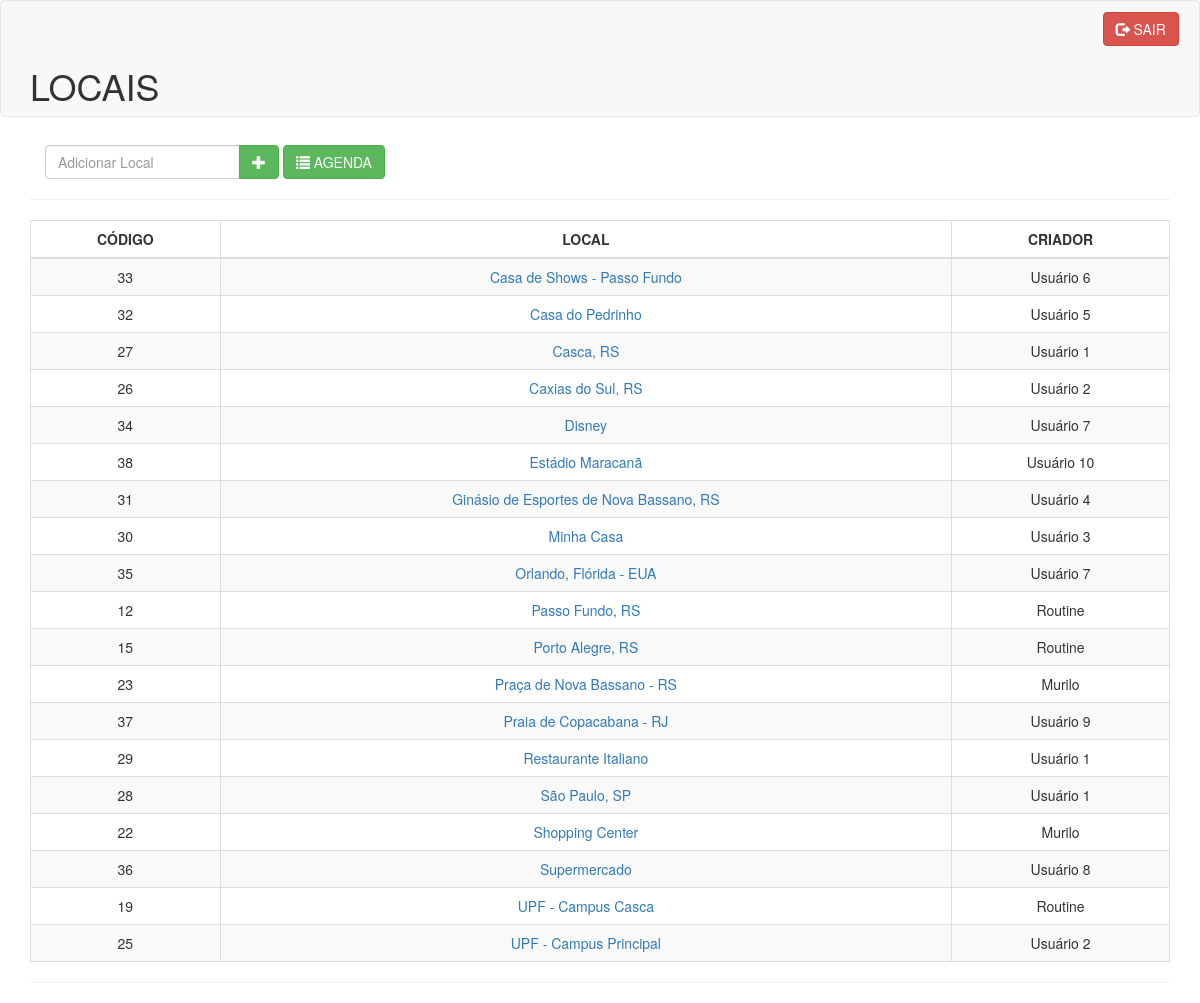
Screenshot of /locais.php (signed in) with the database file from the repository.
### tables this page shows
CREATE TABLE `locais` (
  `codigoLocal` int(11) NOT NULL,
  `descricaoLocal` varchar(50) NOT NULL,
  `codigoUsuario` int(11) NOT NULL
);

CREATE TABLE `usuarios` (
  `codigoUsuario` int(11) NOT NULL,
  `nome` varchar(50) NOT NULL,
  `email` varchar(50) NOT NULL,
  `senha` varchar(255) NOT NULL
);

### Classes/DAOlocais.php (called while the page is built, shortened)
<?php
class DAOlocais extends DAO {
    function listAll() {
        $sql = parent::$db->prepare("Select * from locais Order by descricaoLocal;");
        $sql->execute();
        return $sql->fetchAll();
    }
}

### Classes/DAOusuarios.php (called while the page is built, shortened)
<?php
class DAOusuarios extends DAO {
    function listByCod($cod) {
        $sql = DAO::$db->prepare("Select * from usuarios where codigoUsuario = :cod;");
        $sql->execute(array(':cod' => $cod));
        return $sql->fetch();
    }
}

### locais.php (the view, shortened to what this page needs)
<?php
require_once './Classes/DAOlocais.php';
require_once './Classes/DAOusuarios.php';
$p = new DAOlocais();
$u = new DAOusuarios();
$local = $p->listAll();
$erro = 0;
?>
<!DOCTYPE html>
<html lang="pt-BR">
    <head>
        <link href="css/bootstrap.min.css" rel="stylesheet">
    </head>
    <body>
        <div class="navbar navbar-default">
            <div class="container">
                <div class="row" style="margin-top: 1%;">
                    <div class="col-md-11"></div>
                    <div class="col-md-1">
                        <form method="post" class="form">
                            <button name="logout" id="logout" class="btn btn-danger"><i class="glyphicon glyphicon-log-out"></i> SAIR </button>
                        </form>
                    </div>
                </div>
                <div>
                    <h1>LOCAIS</h1>
                </div>
            </div>
        </div>
        <div class="container">
            <form class="navbar-form" id="addLocalForm" method="post" autocomplete="off">
                <div class="input-group">
                    <input type="text" class="form-control" id="local" name="local" required=""
                           maxlength="50" autofocus="" placeholder="Adicionar Local" value="<?php if($erro == 2) { echo $_POST['local']; }?>">
                    <div class="input-group-btn">
                        <button class="btn btn-success" name="save" id="save" type="submit"><i class="glyphicon glyphicon-plus"></i></button>
                    </div>
                </div>
                <a href="agenda.php" class="btn btn-success" >
                    <i class="glyphicon glyphicon-list"></i> AGENDA</a>
            </form>
            <hr>
        </div>
        <div class="container">
            <div>
                <table class="table table-bordered table-striped table-hover">
                    <thead>
                        <tr>
                            <th><center>CÓDIGO</center></th>
                    <th><center>LOCAL</center></th>
                    <th><center>CRIADOR</center></th>
                    </tr>
                    </thead>
                    <tbody>
                        <?php
                        foreach ($local as $loc) {
                            echo "<tr>" .
                            '<td align="center">'
                            . $loc['codigoLocal']
                            . '</td>'
                            . '<td align="center">'
                            . '<a href=alterarlocal.php?cod=' . $loc['codigoLocal'] . '>'
                            . $loc['descricaoLocal']
                            . '</a></td>'
                            . '<td align="center">'
                            . $u->listByCod($loc['codigoUsuario'])['nome']
                            . '</td>'
                            . '</tr>';
                        }
                        ?>
                    </tbody>
                </table>
            </div>
            <hr>
        </div>
    </body>
</html>

### rows the page displays
locais: codigoLocal "33", descricaoLocal "Casa de Shows - Passo Fundo", codigoUsuario.nome "Usuário 6"
locais: codigoLocal "32", descricaoLocal "Casa do Pedrinho", codigoUsuario.nome "Usuário 5"
locais: codigoLocal "27", descricaoLocal "Casca, RS", codigoUsuario.nome "Usuário 1"
locais: codigoLocal "26", descricaoLocal "Caxias do Sul, RS", codigoUsuario.nome "Usuário 2"
locais: codigoLocal "34", descricaoLocal "Disney", codigoUsuario.nome "Usuário 7"
locais: codigoLocal "38", descricaoLocal "Estádio Maracanã", codigoUsuario.nome "Usuário 10"
locais: codigoLocal "31", descricaoLocal "Ginásio de Esportes de Nova Bassano, RS", codigoUsuario.nome "Usuário 4"
locais: codigoLocal "30", descricaoLocal "Minha Casa", codigoUsuario.nome "Usuário 3"
locais: codigoLocal "35", descricaoLocal "Orlando, Flórida - EUA", codigoUsuario.nome "Usuário 7"
locais: codigoLocal "12", descricaoLocal "Passo Fundo, RS", codigoUsuario.nome "Routine"
locais: codigoLocal "15", descricaoLocal "Porto Alegre, RS", codigoUsuario.nome "Routine"
locais: codigoLocal "23", descricaoLocal "Praça de Nova Bassano - RS", codigoUsuario.nome "Murilo"
locais: codigoLocal "37", descricaoLocal "Praia de Copacabana - RJ", codigoUsuario.nome "Usuário 9"
locais: codigoLocal "29", descricaoLocal "Restaurante Italiano", codigoUsuario.nome "Usuário 1"
locais: codigoLocal "28", descricaoLocal "São Paulo, SP", codigoUsuario.nome "Usuário 1"
locais: codigoLocal "22", descricaoLocal "Shopping Center", codigoUsuario.nome "Murilo"
locais: codigoLocal "36", descricaoLocal "Supermercado", codigoUsuario.nome "Usuário 8"
locais: codigoLocal "19", descricaoLocal "UPF - Campus Casca", codigoUsuario.nome "Routine"
locais: codigoLocal "25", descricaoLocal "UPF - Campus Principal", codigoUsuario.nome "Usuário 2"
